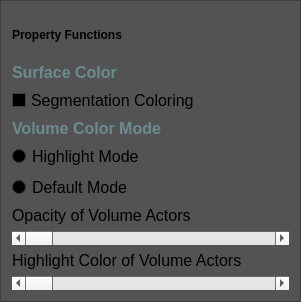
   <widget class="QFrame" name="frame_2">
    <property name="geometry">
     <rect>
      <x>280</x>
      <y>480</y>
      <width>301</width>
      <height>302</height>
     </rect>
    </property>
    <property name="palette">
     <palette>
      <active>
       <colorrole role="Base">
        <brush brushstyle="SolidPattern">
         <color alpha="255">
          <red>0</red>
          <green>0</green>
          <blue>0</blue>
         </color>
        </brush>
       </colorrole>
       <colorrole role="Window">
        <brush brushstyle="SolidPattern">
         <color alpha="255">
          <red>83</red>
          <green>83</green>
          <blue>83</blue>
         </color>
        </brush>
       </colorrole>
      </active>
      <inactive>
       <colorrole role="Base">
        <brush brushstyle="SolidPattern">
         <color alpha="255">
          <red>0</red>
          <green>0</green>
          <blue>0</blue>
         </color>
        </brush>
       </colorrole>
       <colorrole role="Window">
        <brush brushstyle="SolidPattern">
         <color alpha="255">
          <red>83</red>
          <green>83</green>
          <blue>83</blue>
         </color>
        </brush>
       </colorrole>
      </inactive>
      <disabled>
       <colorrole role="Base">
        <brush brushstyle="SolidPattern">
         <color alpha="255">
          <red>83</red>
          <green>83</green>
          <blue>83</blue>
         </color>
        </brush>
       </colorrole>
       <colorrole role="Window">
        <brush brushstyle="SolidPattern">
         <color alpha="255">
          <red>83</red>
          <green>83</green>
          <blue>83</blue>
         </color>
        </brush>
       </colorrole>
      </disabled>
     </palette>
    </property>
    <property name="layoutDirection">
     <enum>Qt::LeftToRight</enum>
    </property>
    <property name="autoFillBackground">
     <bool>true</bool>
    </property>
    <property name="frameShape">
     <enum>QFrame::StyledPanel</enum>
    </property>
    <property name="frameShadow">
     <enum>QFrame::Raised</enum>
    </property>
    <layout class="QVBoxLayout" name="verticalLayout_2">
     <item>
      <widget class="QLabel" name="label_9">
       <property name="palette">
        <palette>
         <active>
          <colorrole role="WindowText">
           <brush brushstyle="SolidPattern">
            <color alpha="255">
             <red>0</red>
             <green>0</green>
             <blue>0</blue>
            </color>
           </brush>
          </colorrole>
          <colorrole role="Text">
           <brush brushstyle="SolidPattern">
            <color alpha="255">
             <red>255</red>
             <green>255</green>
             <blue>255</blue>
            </color>
           </brush>
          </colorrole>
          <colorrole role="ButtonText">
           <brush brushstyle="SolidPattern">
            <color alpha="255">
             <red>0</red>
             <green>0</green>
             <blue>0</blue>
            </color>
           </brush>
          </colorrole>
         </active>
         <inactive>
          <colorrole role="WindowText">
           <brush brushstyle="SolidPattern">
            <color alpha="255">
             <red>0</red>
             <green>0</green>
             <blue>0</blue>
            </color>
           </brush>
          </colorrole>
          <colorrole role="Text">
           <brush brushstyle="SolidPattern">
            <color alpha="255">
             <red>255</red>
             <green>255</green>
             <blue>255</blue>
            </color>
           </brush>
          </colorrole>
          <colorrole role="ButtonText">
           <brush brushstyle="SolidPattern">
            <color alpha="255">
             <red>0</red>
             <green>0</green>
             <blue>0</blue>
            </color>
           </brush>
          </colorrole>
         </inactive>
         <disabled>
          <colorrole role="WindowText">
           <brush brushstyle="SolidPattern">
            <color alpha="255">
             <red>51</red>
             <green>51</green>
             <blue>51</blue>
            </color>
           </brush>
          </colorrole>
          <colorrole role="Text">
           <brush brushstyle="SolidPattern">
            <color alpha="255">
             <red>51</red>
             <green>51</green>
             <blue>51</blue>
            </color>
           </brush>
          </colorrole>
          <colorrole role="ButtonText">
           <brush brushstyle="SolidPattern">
            <color alpha="255">
             <red>51</red>
             <green>51</green>
             <blue>51</blue>
            </color>
           </brush>
          </colorrole>
         </disabled>
        </palette>
       </property>
       <property name="font">
        <font>
         <weight>75</weight>
         <italic>false</italic>
         <bold>true</bold>
        </font>
       </property>
       <property name="text">
        <string>Property Functions</string>
       </property>
      </widget>
     </item>
     <item>
      <layout class="QVBoxLayout" name="verticalLayout_8">
       <item>
        <widget class="QLabel" name="label_11">
         <property name="palette">
          <palette>
           <active>
            <colorrole role="WindowText">
             <brush brushstyle="SolidPattern">
              <color alpha="255">
               <red>108</red>
               <green>139</green>
               <blue>140</blue>
              </color>
             </brush>
            </colorrole>
            <colorrole role="Text">
             <brush brushstyle="SolidPattern">
              <color alpha="255">
               <red>255</red>
               <green>255</green>
               <blue>255</blue>
              </color>
             </brush>
            </colorrole>
            <colorrole role="ButtonText">
             <brush brushstyle="SolidPattern">
              <color alpha="255">
               <red>0</red>
               <green>0</green>
               <blue>0</blue>
              </color>
             </brush>
            </colorrole>
           </active>
           <inactive>
            <colorrole role="WindowText">
             <brush brushstyle="SolidPattern">
              <color alpha="255">
               <red>108</red>
               <green>139</green>
               <blue>140</blue>
              </color>
             </brush>
            </colorrole>
            <colorrole role="Text">
             <brush brushstyle="SolidPattern">
              <color alpha="255">
               <red>255</red>
               <green>255</green>
               <blue>255</blue>
              </color>
             </brush>
            </colorrole>
            <colorrole role="ButtonText">
             <brush brushstyle="SolidPattern">
              <color alpha="255">
               <red>0</red>
               <green>0</green>
               <blue>0</blue>
              </color>
             </brush>
            </colorrole>
           </inactive>
           <disabled>
            <colorrole role="WindowText">
             <brush brushstyle="SolidPattern">
              <color alpha="255">
               <red>51</red>
               <green>51</green>
               <blue>51</blue>
              </color>
             </brush>
            </colorrole>
            <colorrole role="Text">
             <brush brushstyle="SolidPattern">
              <color alpha="255">
               <red>51</red>
               <green>51</green>
               <blue>51</blue>
              </color>
             </brush>
            </colorrole>
            <colorrole role="ButtonText">
             <brush brushstyle="SolidPattern">
              <color alpha="255">
               <red>51</red>
               <green>51</green>
               <blue>51</blue>
              </color>
             </brush>
            </colorrole>
           </disabled>
          </palette>
         </property>
         <property name="font">
          <font>
           <pointsize>12</pointsize>
           <weight>75</weight>
           <italic>false</italic>
           <bold>true</bold>
          </font>
         </property>
         <property name="text">
          <string>Surface Color</string>
         </property>
        </widget>
       </item>
       <item>
        <widget class="QCheckBox" name="checkBox_segCol">
         <property name="font">
          <font>
           <pointsize>12</pointsize>
          </font>
         </property>
         <property name="text">
          <string>Segmentation Coloring</string>
         </property>
        </widget>
       </item>
      </layout>
     </item>
     <item>
      <layout class="QVBoxLayout" name="verticalLayout_7">
       <item>
        <widget class="QLabel" name="label_10">
         <property name="palette">
          <palette>
           <active>
            <colorrole role="WindowText">
             <brush brushstyle="SolidPattern">
              <color alpha="255">
               <red>108</red>
               <green>139</green>
               <blue>140</blue>
              </color>
             </brush>
            </colorrole>
            <colorrole role="Text">
             <brush brushstyle="SolidPattern">
              <color alpha="255">
               <red>255</red>
               <green>255</green>
               <blue>255</blue>
              </color>
             </brush>
            </colorrole>
            <colorrole role="ButtonText">
             <brush brushstyle="SolidPattern">
              <color alpha="255">
               <red>108</red>
               <green>139</green>
               <blue>140</blue>
              </color>
             </brush>
            </colorrole>
           </active>
           <inactive>
            <colorrole role="WindowText">
             <brush brushstyle="SolidPattern">
              <color alpha="255">
               <red>108</red>
               <green>139</green>
               <blue>140</blue>
              </color>
             </brush>
            </colorrole>
            <colorrole role="Text">
             <brush brushstyle="SolidPattern">
              <color alpha="255">
               <red>255</red>
               <green>255</green>
               <blue>255</blue>
              </color>
             </brush>
            </colorrole>
            <colorrole role="ButtonText">
             <brush brushstyle="SolidPattern">
              <color alpha="255">
               <red>108</red>
               <green>139</green>
               <blue>140</blue>
              </color>
             </brush>
            </colorrole>
           </inactive>
           <disabled>
            <colorrole role="WindowText">
             <brush brushstyle="SolidPattern">
              <color alpha="255">
               <red>51</red>
               <green>51</green>
               <blue>51</blue>
              </color>
             </brush>
            </colorrole>
            <colorrole role="Text">
             <brush brushstyle="SolidPattern">
              <color alpha="255">
               <red>51</red>
               <green>51</green>
               <blue>51</blue>
              </color>
             </brush>
            </colorrole>
            <colorrole role="ButtonText">
             <brush brushstyle="SolidPattern">
              <color alpha="255">
               <red>51</red>
               <green>51</green>
               <blue>51</blue>
              </color>
             </brush>
            </colorrole>
           </disabled>
          </palette>
         </property>
         <property name="font">
          <font>
           <pointsize>12</pointsize>
           <weight>75</weight>
           <italic>false</italic>
           <bold>true</bold>
          </font>
         </property>
         <property name="text">
          <string>Volume Color Mode</string>
         </property>
        </widget>
       </item>
       <item>
        <widget class="QRadioButton" name="radioButton_highlight">
         <property name="font">
          <font>
           <pointsize>12</pointsize>
          </font>
         </property>
         <property name="text">
          <string>Highlight Mode</string>
         </property>
        </widget>
       </item>
       <item>
        <widget class="QRadioButton" name="radioButton_bone">
         <property name="font">
          <font>
           <pointsize>12</pointsize>
          </font>
         </property>
         <property name="text">
          <string>Default Mode</string>
         </property>
        </widget>
       </item>
      </layout>
     </item>
     <item>
      <layout class="QVBoxLayout" name="verticalLayout_9">
       <item>
        <widget class="QLabel" name="label">
         <property name="font">
          <font>
           <pointsize>12</pointsize>
          </font>
         </property>
         <property name="text">
          <string>Opacity of Volume Actors</string>
         </property>
        </widget>
       </item>
       <item>
        <widget class="QScrollBar" name="opacity_slider">
         <property name="orientation">
          <enum>Qt::Horizontal</enum>
         </property>
        </widget>
       </item>
       <item>
        <widget class="QLabel" name="label_2">
         <property name="font">
          <font>
           <pointsize>12</pointsize>
          </font>
         </property>
         <property name="text">
          <string>Highlight Color of Volume Actors</string>
         </property>
        </widget>
       </item>
       <item>
        <widget class="QScrollBar" name="color_slider">
         <property name="orientation">
          <enum>Qt::Horizontal</enum>
         </property>
        </widget>
       </item>
      </layout>
     </item>
    </layout>
   </widget>
